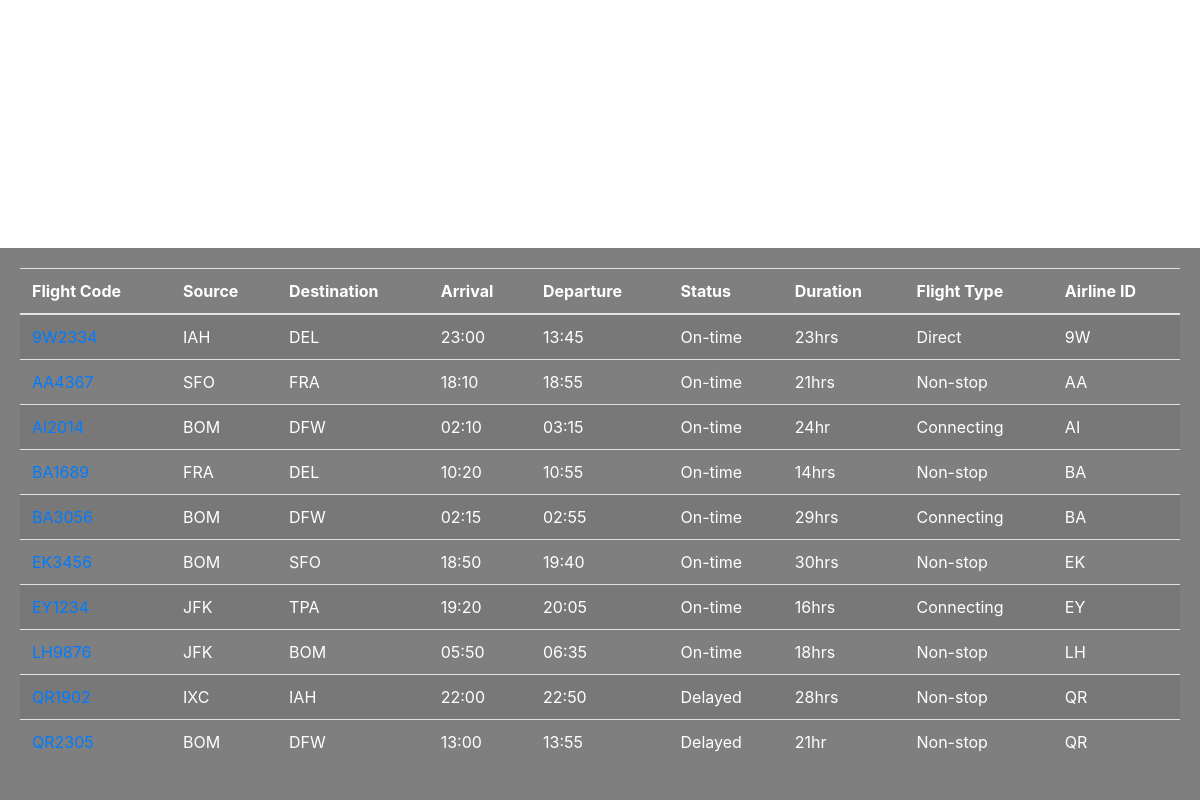
The page / on the database its author committed.
### tables this page shows
CREATE TABLE `FLIGHT` (
  `FLIGHT_CODE` varchar(10) NOT NULL,
  `SOURCE` varchar(3) DEFAULT NULL,
  `DESTINATION` varchar(3) DEFAULT NULL,
  `ARRIVAL` varchar(10) DEFAULT NULL,
  `DEPARTURE` varchar(10) DEFAULT NULL,
  `STATUS` varchar(10) DEFAULT NULL,
  `DURATION` varchar(30) DEFAULT NULL,
  `FLIGHTTYPE` varchar(10) DEFAULT NULL,
  `LAYOVER_TIME` varchar(30) DEFAULT NULL,
  `NO_OF_STOPS` int(11) DEFAULT NULL,
  `AIRLINEID` varchar(3) DEFAULT NULL,
  PRIMARY KEY (`FLIGHT_CODE`),
  KEY `AIRLINEID` (`AIRLINEID`),
  CONSTRAINT `FLIGHT_ibfk_1` FOREIGN KEY (`AIRLINEID`) REFERENCES `AIRLINE` (`AIRLINEID`) ON DELETE CASCADE
);

### index.php (the view, shortened to what this page needs)
<?php
$conn = OpenCon();
function generateTableFromResult($result) {
   $actual_link = (isset($_SERVER['HTTPS']) && $_SERVER['HTTPS'] === 'on' ? "https" : "http") . "://$_SERVER[HTTP_HOST]";
   $html = '<table class="table table-striped">';
   $html .= '<thead><tr>';
   $html .= '<th>Flight Code</th>';
   $html .= '<th>Source</th>';
   $html .= '<th>Destination</th>';
   $html .= '<th>Arrival</th>';
   $html .= '<th>Departure</th>';
   $html .= '<th>Status</th>';
   $html .= '<th>Duration</th>';
   $html .= '<th>Flight Type</th>';
   $html .= '<th>Airline ID</th>';
   $html .= '</tr></thead><tbody>';
   while($row = mysqli_fetch_array($result, MYSQLI_ASSOC)) {
        $html .= "<tr>";
        $html .= "<td><a href='".$actual_link."/index.php?flight=".$row['FLIGHT_CODE']."'>".$row['FLIGHT_CODE']."</a></td>";
        $html .= "<td>".$row['SOURCE']."</td>";
        $html .= "<td>".$row['DESTINATION']."</td>";
        $html .= "<td>".$row['ARRIVAL']."</td>";
        $html .= "<td>".$row['DEPARTURE']."</td>";
        $html .= "<td>".$row['STATUS']."</td>";
        $html .= "<td>".$row['DURATION']."</td>";
        $html .= "<td>".$row['FLIGHTTYPE']."</td>";
        $html .= "<td>".$row['AIRLINEID']."</td>";
        $html .= "</tr>\n\r";
   }
   $html .= "</tbody></table>";
   return $html;
}
?>
<body>
<head>
  <link rel="stylesheet" type="text/css" href="./css/css.css">
  <link rel="stylesheet" href="./css/bootstrap.min.css">
</head>
<video autoplay muted loop id="myVideo">
  <source src="./connections.mp4" type="video/mp4">
</video>
<div class="content">
<?php
if(!isset($_GET['flight']))
{
    $query = "SELECT * FROM FLIGHT LIMIT 10";
} else {
    $flightid = $_GET['flight'];
    $stmt = $conn->prepare("SELECT * FROM FLIGHT WHERE FLIGHT_CODE = ?");
    $stmt->bind_param("s", $flightid);
    $stmt->execute();
    $result = $stmt->get_result();
}
$result = mysqli_query($conn,$query) or die(mysqli_error());
echo generateTableFromResult($result);
?>
</div>
</body>

### css/css.css (style rules this page uses)
#myVideo { position: fixed; right: 0; bottom: 0; min-width: 100%; min-height: 100%; z-index: -1; }
.content { position: fixed; bottom: 0; background: rgba(0, 0, 0, 0.5); color: #f1f1f1; width: 100%; padding: 20px; }
.table { color: #fff !important; }

### rows shown on the page
flight: FLIGHT_CODE "9W2334", SOURCE "IAH", DESTINATION "DEL", ARRIVAL "23:00", DEPARTURE "13:45", STATUS "On-time", DURATION "23hrs", FLIGHTTYPE "Direct", AIRLINEID "9W"
flight: FLIGHT_CODE "AA4367", SOURCE "SFO", DESTINATION "FRA", ARRIVAL "18:10", DEPARTURE "18:55", STATUS "On-time", DURATION "21hrs", FLIGHTTYPE "Non-stop", AIRLINEID "AA"
flight: FLIGHT_CODE "AI2014", SOURCE "BOM", DESTINATION "DFW", ARRIVAL "02:10", DEPARTURE "03:15", STATUS "On-time", DURATION "24hr", FLIGHTTYPE "Connecting", AIRLINEID "AI"
flight: FLIGHT_CODE "BA1689", SOURCE "FRA", DESTINATION "DEL", ARRIVAL "10:20", DEPARTURE "10:55", STATUS "On-time", DURATION "14hrs", FLIGHTTYPE "Non-stop", AIRLINEID "BA"
flight: FLIGHT_CODE "BA3056", SOURCE "BOM", DESTINATION "DFW", ARRIVAL "02:15", DEPARTURE "02:55", STATUS "On-time", DURATION "29hrs", FLIGHTTYPE "Connecting", AIRLINEID "BA"
flight: FLIGHT_CODE "EK3456", SOURCE "BOM", DESTINATION "SFO", ARRIVAL "18:50", DEPARTURE "19:40", STATUS "On-time", DURATION "30hrs", FLIGHTTYPE "Non-stop", AIRLINEID "EK"
flight: FLIGHT_CODE "EY1234", SOURCE "JFK", DESTINATION "TPA", ARRIVAL "19:20", DEPARTURE "20:05", STATUS "On-time", DURATION "16hrs", FLIGHTTYPE "Connecting", AIRLINEID "EY"
flight: FLIGHT_CODE "LH9876", SOURCE "JFK", DESTINATION "BOM", ARRIVAL "05:50", DEPARTURE "06:35", STATUS "On-time", DURATION "18hrs", FLIGHTTYPE "Non-stop", AIRLINEID "LH"
flight: FLIGHT_CODE "QR1902", SOURCE "IXC", DESTINATION "IAH", ARRIVAL "22:00", DEPARTURE "22:50", STATUS "Delayed", DURATION "28hrs", FLIGHTTYPE "Non-stop", AIRLINEID "QR"
flight: FLIGHT_CODE "QR2305", SOURCE "BOM", DESTINATION "DFW", ARRIVAL "13:00", DEPARTURE "13:55", STATUS "Delayed", DURATION "21hr", FLIGHTTYPE "Non-stop", AIRLINEID "QR"
